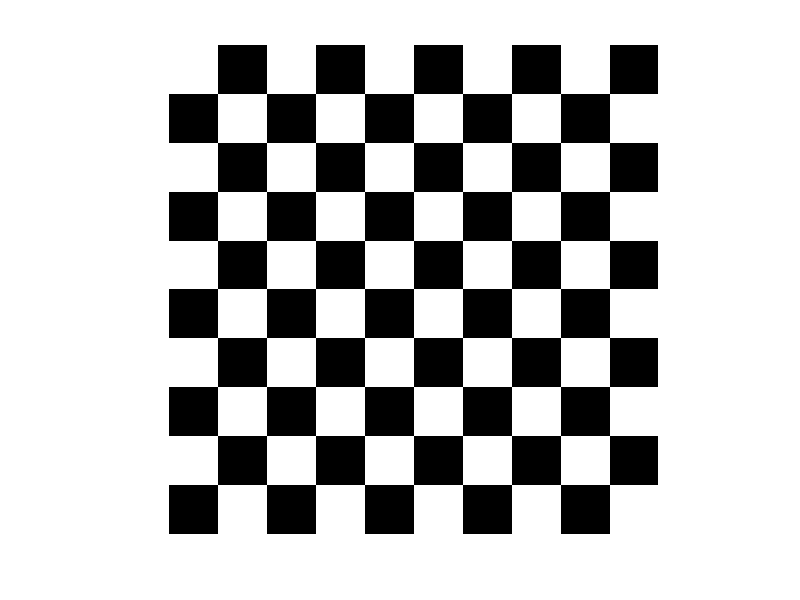

Here is the MATLAB script that generated this plot:
  m = zeros(10,10);
  [l,c] = size(m);
  for linha = 1: l
    for coluna = 1 : c
        if (rem(linha+coluna,2) == 0)
          m(linha,coluna) = 1;
         else
          m(linha,coluna) = 0;
        end
    end
  end

  imshow(m);